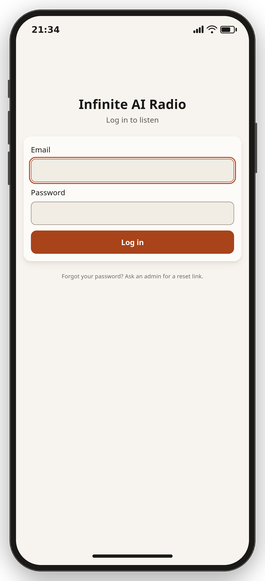
#> input picture assets/thumbs/remote-login.png, 265 x 581 px; its folder holds only this picture in this run
$ python phone_frame.py ../assets/thumbs out
#> lines starting #> are read from the running program, lines starting #| are printed output that depends on the picture; after the words box and inside, x2 and y2 are one past the last pixel; in counts of white or black regions, pixels touching at a corner belong together
#!/usr/bin/env python3
"""Wrap raw browser screenshots in a phone frame for the README.

The shoot (``make screenshots``) renders the remote at phone size into a
directory of plain PNGs. This turns each one into a picture of a phone:
a status bar and a home indicator in the page's own colours, rounded
screen corners, a dark bezel with side buttons and a soft shadow, on a
transparent background so it sits well on a light or a dark page.

    python3 scripts/phone_frame.py <raw-dir> <out-dir> [--width 480]

Needs Pillow (``pip install --user Pillow``).
"""

import argparse
import os
import sys

try:
    from PIL import Image, ImageDraw, ImageFilter, ImageFont
except ImportError:  # pragma: no cover - a missing dependency, not a bug
    sys.exit("phone_frame.py needs Pillow: pip install --user Pillow")

# The CSS-pixel viewport the shoot renders at; everything below is in
# those units and scaled by the screenshot's own device pixel ratio.
CSS_WIDTH = 390

STATUS_H = 46      # status bar strip above the page
HOME_H = 30        # home indicator strip below the page
BEZEL = 11         # dark frame around the screen
SCREEN_R = 42      # screen corner radius
BODY_R = 53        # outer corner radius
SHADOW_BLUR = 18
SHADOW_DY = 9
MARGIN = 16        # transparent room for the shadow

BODY = (26, 25, 24, 255)       # the phone's dark body
RIM = (72, 69, 66, 255)        # a lighter hairline at its edge
SHADOW = (0, 0, 0, 90)

CLOCK = "21:34"

FONTS = (
    "/usr/share/fonts/truetype/dejavu/DejaVuSans-Bold.ttf",
    "/usr/share/fonts/truetype/liberation/LiberationSans-Bold.ttf",
    "/usr/share/fonts/truetype/noto/NotoSans-Bold.ttf",
)


def load_font(size):
    for path in FONTS:
        if os.path.exists(path):
            return ImageFont.truetype(path, size)
    return ImageFont.load_default()


def ink_for(bg):
    """A foreground colour that reads on the sampled page background."""
    r, g, b = bg[:3]
    light = 0.299 * r + 0.587 * g + 0.114 * b > 140
    return (28, 26, 24, 255) if light else (240, 238, 234, 255)


def rounded_mask(size, radius, scale):
    mask = Image.new("L", size, 0)
    ImageDraw.Draw(mask).rounded_rectangle(
        (0, 0, size[0] - 1, size[1] - 1), radius=int(radius * scale), fill=255)
    return mask


def draw_status_bar(img, box, ink, s):
    """Clock on the left, signal / wi-fi / battery on the right."""
    d = ImageDraw.Draw(img)
    x0, y0, x1, y1 = box
    mid = (y0 + y1) / 2

    font = load_font(max(8, int(15 * s)))
    d.text((x0 + 26 * s, mid), CLOCK, font=font, fill=ink, anchor="lm")

    right = x1 - 24 * s

    # Battery: a rounded shell with a nub and a fill.
    bw, bh = 24 * s, 12 * s
    bx1, by0 = right, mid - bh / 2
    bx0 = bx1 - bw
    d.rounded_rectangle((bx0, by0, bx1, by0 + bh), radius=3 * s, outline=ink, width=max(1, int(1.4 * s)))
    d.rounded_rectangle((bx1 + 1.5 * s, mid - 3 * s, bx1 + 3.5 * s, mid + 3 * s), radius=1 * s, fill=ink)
    pad = 2.2 * s
    d.rounded_rectangle((bx0 + pad, by0 + pad, bx0 + pad + (bw - 2 * pad) * 0.72, by0 + bh - pad),
                        radius=1.4 * s, fill=ink)

    # Wi-Fi: three arcs and a dot.
    wx, wy = bx0 - 14 * s, mid + 4.5 * s
    for i, r in enumerate((11.5 * s, 7.5 * s)):
        d.arc((wx - r, wy - r, wx + r, wy + r), start=218, end=322, fill=ink, width=max(1, int(1.7 * s)))
    d.ellipse((wx - 1.7 * s, wy - 1.7 * s, wx + 1.7 * s, wy + 1.7 * s), fill=ink)

    # Cellular: four rising bars.
    sx = wx - 14 * s - 17 * s
    for i in range(4):
        h = (4 + i * 2.7) * s
        bx = sx + i * 4.6 * s
        d.rounded_rectangle((bx, mid + 5.5 * s - h, bx + 2.9 * s, mid + 5.5 * s), radius=1 * s, fill=ink)


def frame(src_path, dst_path, out_width):
    shot = Image.open(src_path).convert("RGBA")
    s = shot.width / CSS_WIDTH  # the shoot's device pixel ratio

    top_bg = shot.getpixel((shot.width // 2, 1))
    bottom_bg = shot.getpixel((shot.width // 2, shot.height - 2))

    status_h, home_h = int(STATUS_H * s), int(HOME_H * s)
    screen_w, screen_h = shot.width, shot.height + status_h + home_h

    screen = Image.new("RGBA", (screen_w, screen_h), top_bg)
    ImageDraw.Draw(screen).rectangle((0, screen_h - home_h, screen_w, screen_h), fill=bottom_bg)
    screen.paste(shot, (0, status_h))

    draw_status_bar(screen, (0, 0, screen_w, status_h), ink_for(top_bg), s)

    # Home indicator, in the page's own foreground colour.
    d = ImageDraw.Draw(screen)
    hw, hh = 134 * s, 5 * s
    hy = screen_h - home_h / 2 - hh / 2
    ink = ink_for(bottom_bg)
    d.rounded_rectangle(((screen_w - hw) / 2, hy, (screen_w + hw) / 2, hy + hh),
                        radius=hh / 2, fill=(ink[0], ink[1], ink[2], 130))

    screen.putalpha(rounded_mask((screen_w, screen_h), SCREEN_R, s))

    bezel = int(BEZEL * s)
    body_w, body_h = screen_w + 2 * bezel, screen_h + 2 * bezel
    margin = int(MARGIN * s)
    canvas = Image.new("RGBA", (body_w + 2 * margin, body_h + 2 * margin), (0, 0, 0, 0))

    # Soft shadow under the body.
    shadow = Image.new("RGBA", canvas.size, (0, 0, 0, 0))
    ImageDraw.Draw(shadow).rounded_rectangle(
        (margin, margin + SHADOW_DY * s, margin + body_w, margin + body_h + SHADOW_DY * s),
        radius=int(BODY_R * s), fill=SHADOW)
    canvas.alpha_composite(shadow.filter(ImageFilter.GaussianBlur(SHADOW_BLUR * s)))

    body = Image.new("RGBA", (body_w, body_h), (0, 0, 0, 0))
    bd = ImageDraw.Draw(body)
    bd.rounded_rectangle((0, 0, body_w - 1, body_h - 1), radius=int(BODY_R * s), fill=BODY)
    bd.rounded_rectangle((0, 0, body_w - 1, body_h - 1), radius=int(BODY_R * s),
                         outline=RIM, width=max(1, int(1.6 * s)))
    body.alpha_composite(screen, (bezel, bezel))
    canvas.alpha_composite(body, (margin, margin))

    # Side buttons, sitting just proud of the body's edge.
    cd = ImageDraw.Draw(canvas)
    bx = margin
    for top, length in ((118, 30), (170, 56), (238, 56)):  # silence, volume up, volume down
        cd.rounded_rectangle((bx - 2.5 * s, margin + top * s, bx + 1, margin + (top + length) * s),
                             radius=1.6 * s, fill=RIM)
    cd.rounded_rectangle((margin + body_w - 1, margin + 190 * s, margin + body_w + 2.5 * s,
                          margin + (190 + 84) * s), radius=1.6 * s, fill=RIM)

    if out_width and canvas.width != out_width:
        h = round(canvas.height * out_width / canvas.width)
        canvas = canvas.resize((out_width, h), Image.LANCZOS)

    canvas.save(dst_path, optimize=True)
    return canvas.size


def main():
    ap = argparse.ArgumentParser(description=__doc__,
                                 formatter_class=argparse.RawDescriptionHelpFormatter)
    ap.add_argument("src", help="directory of raw screenshots")
    ap.add_argument("dst", help="directory to write the framed pictures into")
    ap.add_argument("--width", type=int, default=0,
                    help="full-size output width (0 keeps the shot's own resolution)")
    ap.add_argument("--thumb-width", type=int, default=265,
                    help="width of the thumbs/ copies the README embeds at natural size (0 skips them)")
    args = ap.parse_args()

    os.makedirs(args.dst, exist_ok=True)
    names = sorted(n for n in os.listdir(args.src) if n.endswith(".png"))
    if not names:
        sys.exit(f"no screenshots in {args.src}")
    thumbdir = os.path.join(args.dst, "thumbs")
    if args.thumb_width:
        os.makedirs(thumbdir, exist_ok=True)
    for name in names:
        size = frame(os.path.join(args.src, name), os.path.join(args.dst, name), args.width)
#> in frame, shot is the input picture: PIL image 265x581 RGBA; mean R, G, B, A 202.4, 196.4, 191, 231.2
#> in frame, `top_bg = shot.getpixel((shot.width // 2, 1))`: top_bg = (0, 0, 0, 12)
#> in frame, `bottom_bg = shot.getpixel((shot.width // 2, shot.height - 2))`: bottom_bg = (0, 0, 0, 48)
#> in frame, `screen.paste(shot, (0, status_h))`:
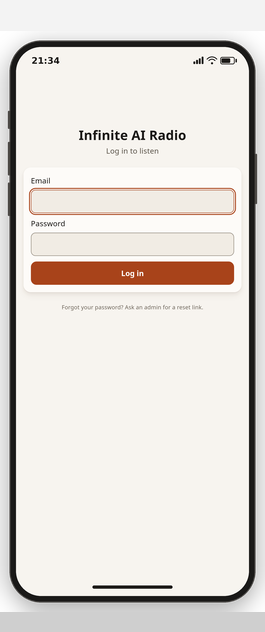
#> screen: PIL image 265x632 RGBA; mean R, G, B, A 186.1, 180.6, 175.6, 214.6; transparent parts drawn white
#> in ink_for, `r, g, b = bg[:3]`: r = 0
#> in ink_for, `light = 0.299 * r + 0.587 * g + 0.114 * b > 140`: light = False
#> in draw_status_bar, `x0, y0, x1, y1 = box`: x0 = 0; x1 = 265; y1 = 31
#> in draw_status_bar, `mid = (y0 + y1) / 2`: mid = 15.5
#> in draw_status_bar, `right = x1 - 24 * s`: right = 248.7
#> in draw_status_bar, `bx1, by0 = right, mid - bh / 2`: by0 = 11.42
#> in draw_status_bar, `bx0 = bx1 - bw`: bx0 = 232.4
#> in draw_status_bar, `wx, wy = bx0 - 14 * s, mid + 4.5 * s`: wx = 222.9; wy = 18.56
#> in draw_status_bar, `sx = wx - 14 * s - 17 * s`: sx = 201.8
#> the loop in draw_status_bar, `for i in range(4):` made 4 passes
#> bx on passes 1 to 4: 201.8, 204.9, 208.1, 211.2
#> in frame, `ink = ink_for(bottom_bg)`: ink = (240, 238, 234, 255)
#> in rounded_mask, `mask = Image.new("L", size, 0)`: mask: PIL image 265x632 L; every value is 0
#> in rounded_mask, `ImageDraw.Draw(mask).rounded_rectangle( (0, 0, size[0] - 1, size[1] - ..`:
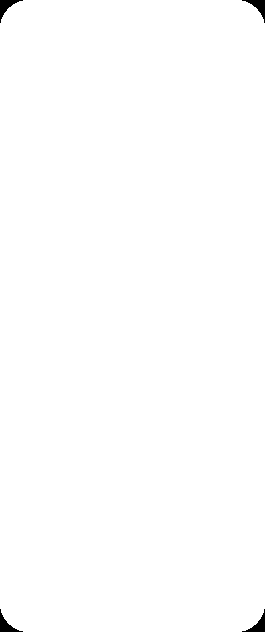
#> mask: PIL image 265x632 L; 99.6% white; 4 black regions, box (x1, y1, x2, y2) and area: (0, 0, 23, 23) 174, (242, 0, 265, 23) 174, (0, 609, 23, 632) 174, (242, 609, 265, 632) 174
#> in frame, `screen.putalpha(rounded_mask((screen_w, screen_h), SCREEN_R, s))`:
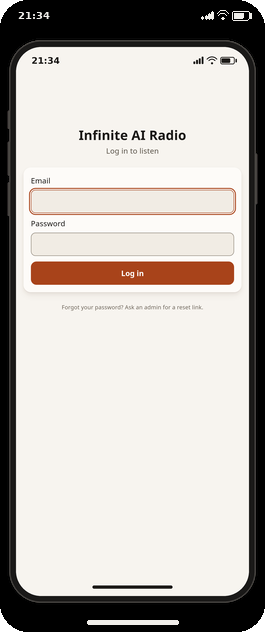
#> screen: PIL image 265x632 RGBA; mean R, G, B, A 187.2, 181.7, 176.6, 253.9; transparent parts drawn white
#> in frame, `canvas = Image.new("RGBA", (body_w + 2 * margin, body_h + 2 * margin),..`: canvas: PIL image 299x666 RGBA; every value is 0
#> in frame, `ImageDraw.Draw(shadow).rounded_rectangle( (margin, margin + SHADOW_DY ..`:
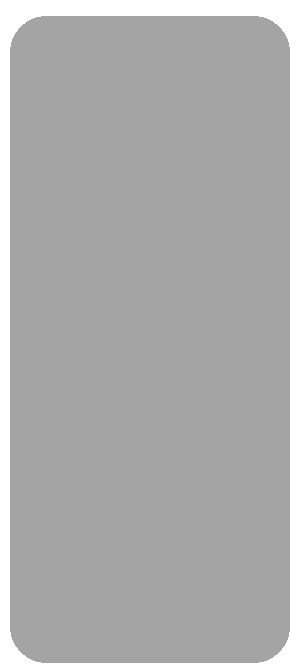
#> shadow: PIL image 299x666 RGBA; mean R, G, B, A 0, 0, 0, 81.4; transparent parts drawn white
#> in frame, `body = Image.new("RGBA", (body_w, body_h), (0, 0, 0, 0))`: body: PIL image 279x646 RGBA; every value is 0
#> in frame, `body.alpha_composite(screen, (bezel, bezel))`:
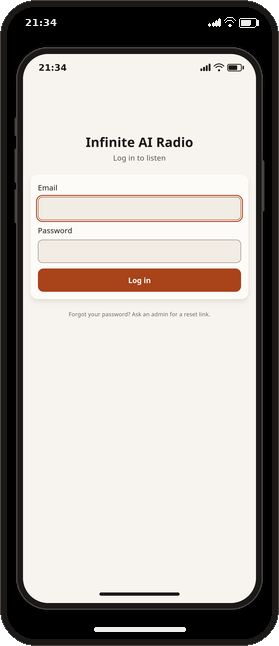
#> body: PIL image 279x646 RGBA; mean R, G, B, A 176.2, 170.9, 166.2, 253.4; transparent parts drawn white
#> in frame, `canvas.alpha_composite(body, (margin, margin))`:
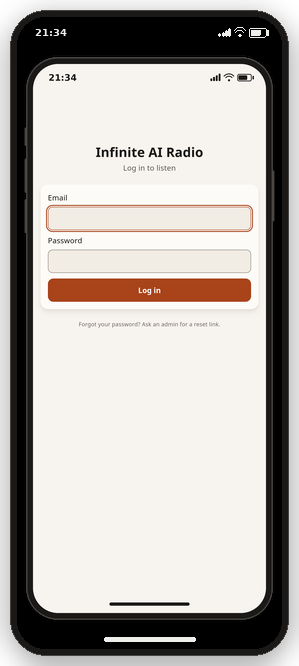
#> canvas: PIL image 299x666 RGBA; mean R, G, B, A 159.4, 154.7, 150.4, 232.8; transparent parts drawn white
        line = f"{name}: {size[0]}x{size[1]}"
#> line = 'remote-login.png: 299x666'
        if args.thumb_width:
            # The README shows the thumb at its own pixel size - no
            # browser rescaling, so it stays sharp - and links it to
            # the full-size picture.
            full = Image.open(os.path.join(args.dst, name))
            h = round(full.height * args.thumb_width / full.width)
#> h = 590
            full.resize((args.thumb_width, h), Image.LANCZOS).save(
                os.path.join(thumbdir, name), optimize=True)
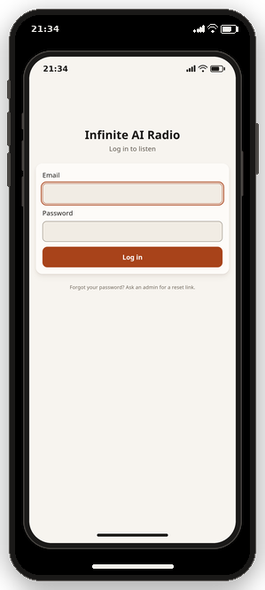
#> saved as remote-login.png: PIL image 265x590 RGBA; mean R, G, B, A 159.9, 155.2, 150.8, 233.1; transparent parts drawn white
            line += f" (thumb {args.thumb_width}x{h})"
        print(line)
#| remote-login.png: 299x666 (thumb 265x590)


if __name__ == "__main__":
    main()

$ run again, on assets/thumbs/remote-settings.png
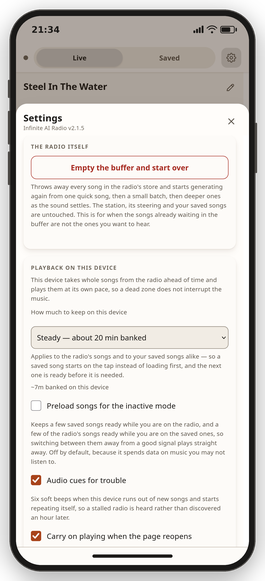
#> input picture assets/thumbs/remote-settings.png, 265 x 581 px
#> in frame, shot is the input picture: PIL image 265x581 RGBA; mean R, G, B, A 193.9, 190.7, 187.3, 231.2
#> top_bg = (0, 0, 0, 12)
#> bottom_bg = (0, 0, 0, 48)
#> in frame, `screen.paste(shot, (0, status_h))`:
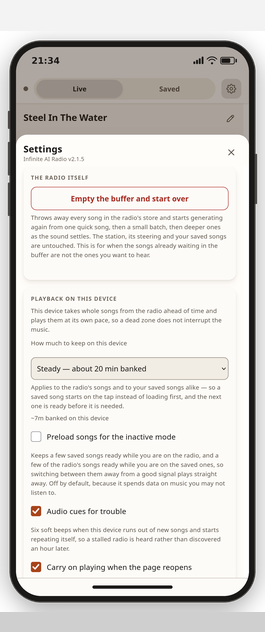
#> screen: PIL image 265x632 RGBA; mean R, G, B, A 178.3, 175.3, 172.2, 214.6; transparent parts drawn white
#> r = 0
#> light = False
#> x0 = 0; x1 = 265; y1 = 31
#> mid = 15.5
#> right = 248.7
#> by0 = 11.42
#> bx0 = 232.4
#> wx = 222.9; wy = 18.56
#> sx = 201.8
#> the loop in draw_status_bar, `for i in range(4):` made 4 passes
#> bx on passes 1 to 4: 201.8, 204.9, 208.1, 211.2
#> ink = (240, 238, 234, 255)
#> in main, `full.resize((args.thumb_width, h), Image.LANCZOS).save( os.path.join(t..`:
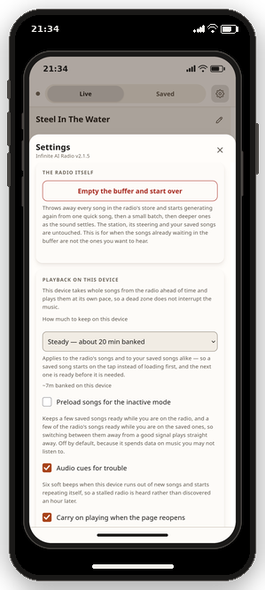
#> saved as remote-settings.png: PIL image 265x590 RGBA; mean R, G, B, A 153.2, 150.7, 148, 233.1; transparent parts drawn white
#| remote-settings.png: 299x666 (thumb 265x590)

$ run again, on assets/thumbs/remote-users.png
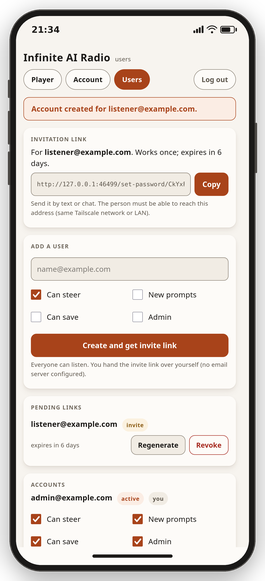
#> input picture assets/thumbs/remote-users.png, 265 x 581 px
#> in frame, shot is the input picture: PIL image 265x581 RGBA; mean R, G, B, A 200.8, 193.8, 188.6, 231.2
#> top_bg = (0, 0, 0, 12)
#> bottom_bg = (0, 0, 0, 48)
#> in frame, `screen.paste(shot, (0, status_h))`:
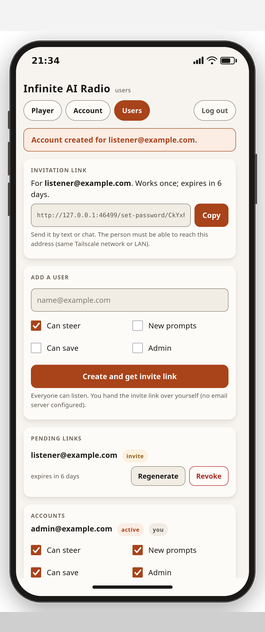
#> screen: PIL image 265x632 RGBA; mean R, G, B, A 184.6, 178.2, 173.4, 214.6; transparent parts drawn white
#> r = 0
#> light = False
#> x0 = 0; x1 = 265; y1 = 31
#> mid = 15.5
#> right = 248.7
#> by0 = 11.42
#> bx0 = 232.4
#> wx = 222.9; wy = 18.56
#> sx = 201.8
#> the loop in draw_status_bar, `for i in range(4):` made 4 passes
#> bx on passes 1 to 4: 201.8, 204.9, 208.1, 211.2
#> ink = (240, 238, 234, 255)
#> in main, `full.resize((args.thumb_width, h), Image.LANCZOS).save( os.path.join(t..`:
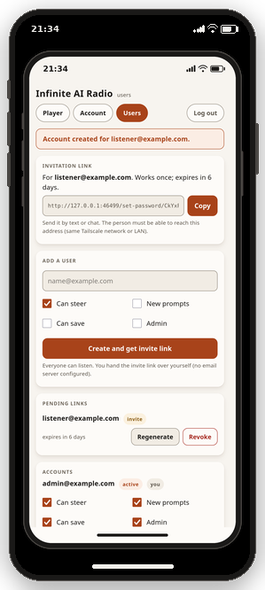
#> saved as remote-users.png: PIL image 265x590 RGBA; mean R, G, B, A 158.6, 153.1, 149, 233.1; transparent parts drawn white
#| remote-users.png: 299x666 (thumb 265x590)

$ run again, on assets/thumbs/remote-lyrics.png
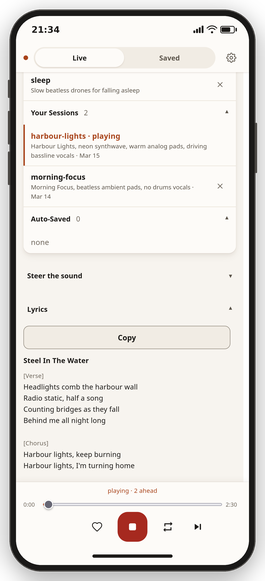
#> input picture assets/thumbs/remote-lyrics.png, 265 x 581 px
#> in frame, shot is the input picture: PIL image 265x581 RGBA; mean R, G, B, A 204.3, 201.3, 197.8, 231.2
#> top_bg = (0, 0, 0, 12)
#> bottom_bg = (0, 0, 0, 48)
#> r = 0
#> light = False
#> x0 = 0; x1 = 265; y1 = 31
#> mid = 15.5
#> right = 248.7
#> by0 = 11.42
#> bx0 = 232.4
#> wx = 222.9; wy = 18.56
#> sx = 201.8
#> the loop in draw_status_bar, `for i in range(4):` made 4 passes
#> bx on passes 1 to 4: 201.8, 204.9, 208.1, 211.2
#> ink = (240, 238, 234, 255)
#> in main, `full.resize((args.thumb_width, h), Image.LANCZOS).save( os.path.join(t..`:
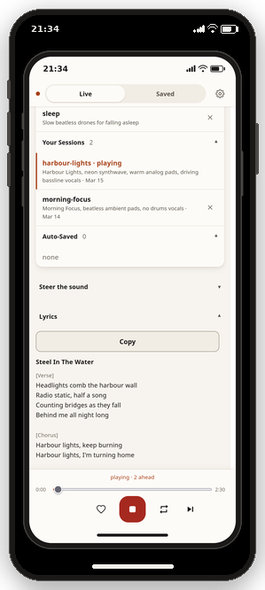
#> saved as remote-lyrics.png: PIL image 265x590 RGBA; mean R, G, B, A 161.3, 158.9, 156.1, 233.1; transparent parts drawn white
#| remote-lyrics.png: 299x666 (thumb 265x590)
